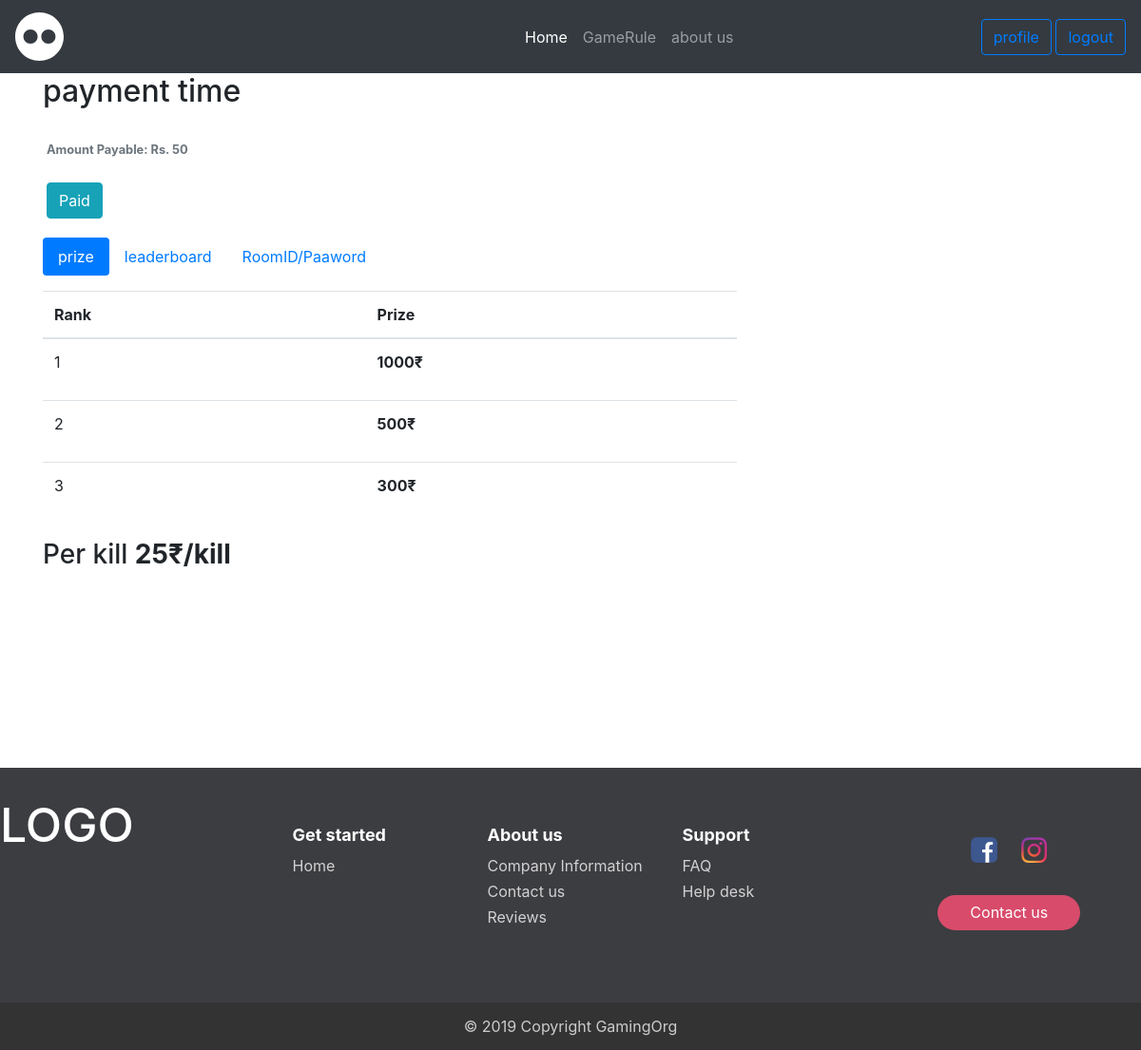
The page /payment/?id=8 (signed in) on the database its author committed.
### blog/models.py (models this page shows, shortened)
class Post(models.Model):
    title = models.CharField(max_length=100,default='pubg')
    participants = models.IntegerField(blank=True,default=100)
    timing = models.DateTimeField(default=datetime.now())
    reg_fee = models.IntegerField(blank=True,default=0)
    date_posted = models.DateTimeField(editable=False,default=timezone.now)
    author = models.ForeignKey(User, on_delete=models.CASCADE)
    team_type = models.CharField(max_length=50, blank=True)
    prize_pool = models.IntegerField(blank=True,default=0)
    per_kill = models.IntegerField(blank=True,default=0)
    map = models.CharField(max_length=20, choices=MAP_CHOICES, default='Erangal')
    room_id = models.CharField(max_length=50, default='0')
    room_pass = models.CharField(max_length=50, default='0')
    rank_1 = models.IntegerField(blank=True,default=0)
    rank_2 = models.IntegerField(blank=True,default=0)
    rank_3 = models.IntegerField(blank=True,default=0)
    rank_4 = models.IntegerField(blank=True,default=0)
    rank_5 = models.IntegerField(blank=True,default=0)
    rank_6 = models.IntegerField(blank=True,default=0)
    rank_7 = models.IntegerField(blank=True,default=0)
    rank_8 = models.IntegerField(blank=True,default=0)
    rank_9 = models.IntegerField(blank=True,default=0)
    rank_10 = models.IntegerField(blank=True,default=0)
    def get_successful_orders(self):
        data = []
        a = self.orders.filter(payment_status='TXN_SUCCESS')
        b = a.exclude(rank=None).order_by('rank')
        for item in b:
            data.append(item)
        c = a.filter(rank=None).order_by('total_kill')
        for item in c:
            data.append(item)
        return data

### blog/views.py (the view)
# urls.py: path('payment/', views.payment, name='blog-payment'),
@login_required
def payment(request):
    gameId = request.GET['id']
    print(gameId)
    game = Post.objects.get(id=gameId)
    context = {'game' : game}
    if request.GET.get('success', None):
        context['paymentSuccess'] = True
    if game.orders.filter(owner=request.user).exists():
        context['user_has_paid'] = True
    return render(request, 'users/payment.html', context)

### users/templates/users/payment.html (shortened to what this page needs)
{% extends "blog/base.html" %}
{% load static %}
{% block content %}
    <h2>payment time</h2>
    <div class="card-body px-1">
        <small class="text-muted" style="align:center;">
            <b>Amount Payable: Rs. {{game.reg_fee}}</b>
            <br><br>
            {% if user_has_paid %}
            <a href='#' class='btn btn-info' style='color:white'> Paid </a>
            {% else %}
            <a href='/paytm/payment?id={{game.id}}' class='btn btn-info' style='color:white'> Pay Now </a>
            {% endif %}
        </small>
    </div>
    <ul class="nav nav-pills mb-3" id="pills-tab" role="tablist">
  <li class="nav-item">
    <a class="nav-link active" id="pills-home-tab" data-toggle="pill" href="#pills-home" role="tab" aria-controls="pills-home" aria-selected="true">prize</a>
  </li>
  <li class="nav-item">
    <a class="nav-link" id="pills-profile-tab" data-toggle="pill" href="#pills-profile" role="tab" aria-controls="pills-profile" aria-selected="false">leaderboard
    </a>
  </li>
  <li class="nav-item">
    <a class="nav-link" id="pills-contact-tab" data-toggle="pill" href="#pills-contact" role="tab" aria-controls="pills-contact" aria-selected="false">RoomID/Paaword</a>
  </li>
</ul>
<div class="tab-content" id="pills-tabContent">
  <div class="tab-pane fade show active" id="pills-home" role="tabpanel" aria-labelledby="pills-home-tab">
    <table class="table" >
  <thead>
    <tr>
      <th scope="col">Rank</th>
      <th scope="col">Prize</th>
    </tr>
  </thead>
  <tbody>
    <tr> <td><p>1</p></td>
    <td><b>{{ game.rank_1 }}&#x20b9;</b></td>
    <tr> <td><p>2</p></td>
    <td><b>{{ game.rank_2 }}&#x20b9;</b></td>
    <tr> <td><p>3</p></td>
    <td><b>{{ game.rank_3 }}&#x20b9;</b></td>
  </tr>
</table>
  <h3>Per kill <b>{{ game.per_kill }}&#x20b9/kill</b></h3>
  </div>
</div>
{% endblock content %}

### rows shown on the page
Post: reg_fee "50", rank_1 "1000", rank_2 "500", rank_3 "300", per_kill "25"
